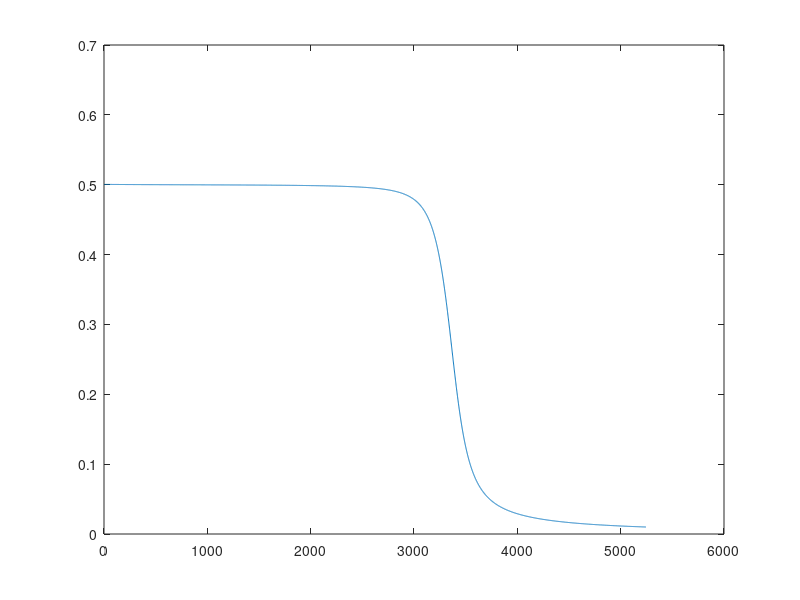

Source code (MATLAB):
function nn()
    %set non-random seed
    rng(1);
    global ANNType eta
    ANNType = 'sigmoid'; % 'ReLU'; % 'tanh'; % 'SiLU'; % 'softplus'; % 'Gaussian'; % 'linear'; % 'sin'; % 'quadratic'; % 
    fTol = 0.01; % Tolerance
    eta = 0.1;
    % set neurons per layer, for example [20, 20, 20] means three layers of
    % 20 neurons each
    nHidLayer =  [5 7 5 3]; 
%% JBG ANN implementation
    nExample = 0.1;
    switch nExample 
        case 0
            mTrainInput = [1; 2; -1; -2]; 
            %mTrainInput = (mTrainInput - mean(mTrainInput) ) ./ std(mTrainInput);
            mTrainOut = [1; 1; 0; 0];
            mTestInput = [3; 4; -3; -4];
            %mTestInput = (mTestInput / max(mTestInput) - 1)  * 3 ;
            mTestOut = [1; 1; 0; 0];
        case 0.1
            mTrainInput = [1, 1; 2, 1; -1, -1; -2, -1]; 
            %mTrainInput = (mTrainInput / max(mTrainInput) - 1) * 3  ;
            mTrainOut = [1; 1; 0; 0];
            mTestInput = [3, 1; 4, 1; -3, -1; -4, -1];
            %mTestInput = (mTestInput / max(mTestInput) - 1)  * 3 ;
            mTestOut = [1; 1; 0; 0];
        case 0.2
            mTrainInput = [1, 1, 1; 2, 1, 1; -1, 1, 1; -2, 1, 1]; 
            %mTrainInput = (mTrainInput / max(mTrainInput) - 1) * 3  ;
            mTrainOut = [1; 1; 0; 0];
            mTestInput = [3, 1, 1; 4, 1, 1; -3, 1, 1; -4, 1, 1];
            %mTestInput = (mTestInput / max(mTestInput) - 1)  * 3 ;
            mTestOut = [1; 1; 0; 0];
        case 1
            mTrainInput = [1 3; -1 -5]; 
            mTrainOut = [1; 0];
            mTestInput = [2 4; -1 -3];
            mTestOut = [1; 0];
        case 2
            m=5; n = 10; 
            % Normal random numbers:  normrnd(mu, sigma,...)
            mTrainInput = [normrnd(0,1,[m,n]); normrnd(10,1,[m,n])]; 
            mTrainOut = [ones(m,1); zeros(m,1)];
            mTestInput = [normrnd(0,1,[m,n]); normrnd(10,1,[m,n])];
            mTestOut = [ones(m,1); zeros(m,1)];
        case 3
            [mTrainInput, mTrainOut, mTestInput, mTestOut] = natalityData();
    end
    % Configure ANN
    nInputSize = size(mTrainInput,2);
    nOutSize = size(mTrainOut,2);
    mArchitecture = [nInputSize,...
                    nHidLayer,...
                    nOutSize];
    cSyn = funSynapseInitialization(mArchitecture);
    funTestAccuracy(cSyn,mTrainInput,mTrainOut,mTestInput,mTestOut)
         
    er=[]
    for i=[1:100000]
        %disp('----------------------')
        layer = funFeedForward(cSyn,mTrainInput);
        [o, fErr] = funBackPropagation(cSyn,layer,mTrainOut);
        cSyn = o;
        er = [er; fErr];
        if fErr<fTol
            fprintf("Stopping at error: %f error\n", fErr)
            break
        end  
        %print out debug data
        if i==1 || mod(i,100000) == 0
            fprintf("\titer=%.0f, Error: %f\n", i, fErr)
            disp(layer{end})
        end 
    end
    plot(er)
    funTestAccuracy(cSyn,mTrainInput,...
        mTrainOut,mTestInput,mTestOut)

    if fErr>fTol
        fprintf("Value Below Tolerance not found, please adjust alpha\n\n")
    else
        fprintf("Stopped at iteration: %f \n", i)
        fprintf("Value Below Tolerance found: %f\n\n", fErr)
    end
%% MATLAB ANN toolbox
    %singleNeuron;
    %customNeuron;
    %linearPerceptronSeparator()
    %fourClassPerceptronClassification()
end

function cSyn = funSynapseInitialization(mArchitecture)
    cSyn = {};
    for i = 1:length(mArchitecture)-1
        %initialize random synapse weights with a mean of 0 in [-1,1]
        cSyn{i} = 2*rand(mArchitecture(i),mArchitecture(i+1)) - 1;
    end
end

function layer = funFeedForward(cSyn,mTrainInput)
    layer = {mTrainInput};
    %disp('Feed forward layer')
    for i = 1:length(cSyn)
        layer{i+1} = funActivation(layer{i}, cSyn{i}); 
    end    
end

function [cSyn, fErr] = funBackPropagation(cSyn,layer,mTrainOut)
    global eta 
    layer_error = {};
    layer_delta = {};
    for i = length(layer):-1:1
        if i== length(layer)
            layer_error{i} = layer{end} - mTrainOut;
        else
            layer_error{i} = layer_delta{i+1}*cSyn{i}.';
        end
        layer_delta{i} = layer_error{i}.*funActivationDerivative(layer{i});
    end
    %adjust values via gradient descent
    for i = length(cSyn):-1:1
        cSyn{i} = cSyn{i} - eta.*(layer{i}.'*layer_delta{i+1});
    end
    %Record error
    fErr = mean(abs(layer_error{end}));
end

function funTestAccuracy(cSyn,mTrainInput,...
        mTrainOut,mTestInput,mTestOut)
    %check for accuracy w.r.t. training data
    layer = funFeedForward(cSyn,mTrainInput);
    disp("Test  Output                          :"); 
    disp(layer{end});
    err = immse(layer{end}, mTrainOut);
    fprintf("Mean Squared Error with Training data : %f\n", err)
    %check for accuracy w.r.t. training data
    layer = funFeedForward(cSyn,mTestInput);
    err = immse(layer{end}, mTestOut);
    fprintf("Mean Squared Error with Testing data  : %f\n", err)
end



function out = funActivation(layer, synapse)
    global ANNType 
    x = layer*synapse;
    switch ANNType
        case 'linear'
            out = x;
        case 'quadratic'
            out = x.^2;
        case'sin'
            out = sin(x); 
        case 'sigmoid'
            out = 1 ./ (1+exp(-x)); 
        case'tanh'
            out = (exp(x) - exp(-x)) ./ (exp(x) + exp(-x)); 
        case 'SiLU'
            out = x./(1 + exp(-x)); 
        case 'Gaussian'
            out = exp(-x.^2);
        case 'softplus'
            out = log(1+exp(x));
        case 'ReLU'
            out = relu(x);
    end    
end

function g = relu(z)
    g = max(0,z);
end

function out = funActivationDerivative(x)
    global ANNType 
    switch ANNType
        case 'linear'
            out = 1;
        case 'quadratic'
            out = 2*x;
        case 'sin'
            out = cos(x); 
        case 'sigmoid'
            out = (exp(-x) ./ (exp(-x) + 1).^2); 
        case'tanh'
            out = 1- ((exp(x) - exp(-x)) ./ (exp(x) + exp(-x))) .^2; 
        case 'SiLU'
            out = (1 + exp(-x) + x.*exp(-x)) ./ (1 + exp(-x)).^2; 
        case 'Gaussian'
            out = -2.*x.*exp(-x.^2);
        case 'softplus'
            out = 1./(1+exp(-x));
        case 'ReLU'
            out = reluGradient(x);
    end    
end

function z = reluGradient(z)
    z(z>=0) = 1;
    z(z<0) = 0;
end
%% Natality data
function [mTrainInput, mTrainOut, ...
    mTestInput, mTestOut] = natalityData()
%{
USING FERTILITY DATASET
1 - Season in which the analysis was performed. 1) winter, 2) spring, 3) Summer, 4) fall. (-1, -0.33, 0.33, 1)
2 - Age at the time of analysis. 18-36 (0, 1)
3 - Childhood diseases (ie , chicken pox, measles, mumps, polio) 1) yes, 2) no. (0, 1)
4 - Accident or serious trauma 1) yes, 2) no. (0, 1)
5 - Surgical intervention 1) yes, 2) no. (0, 1)
6 - High fevers in the last year 1) less than three months ago, 2) more than three months ago, 3) no. (-1, 0, 1)
7 - Frequency of alcohol consumption 1) several times a day, 2) every day, 3) several times a week, 4) once a week, 5) hardly ever or never (0, 1)
8 - Smoking habit 1) never, 2) occasional 3) daily. (-1, 0, 1)
9 - Number of hours spent sitting per day ene-16 (0, 1)
10 - Output: Diagnosis normal (N-->0), altered (O-->1)
%}
% input data
    filename = 'fertility_Diagnosis.csv';
    delimiterIn = ',';
    Data = importdata(filename,delimiterIn);
    
    % create training and testing matrices
    [entries, attributes] = size(Data);
    entries_breakpoint = round(entries*.50); %set breakpoint for training and testing data at 90% of dataset
    nInputSize=9;
    nOutSize=attributes-nInputSize;
    trainingdata = Data(1:entries_breakpoint,:); %truncate first 90% entries for training data
        mTrainInput = trainingdata(:,1:nInputSize); %90%x9 matrix input training data
        mTrainOut = trainingdata(:,nInputSize+1:end); %90:1 matrix output training data
    testingdata = Data(entries_breakpoint:end,:); %truncate last 10 entries for testing data
        mTestInput= testingdata(:,1:nInputSize); %10:9 matrix input testing data
        mTestOut= testingdata(:,nInputSize+1:end); %10:1 matrix output testing data  
     
end
%%
function fourClassPerceptronClassification ()
    % Define data
    close all, clear all, clc, format compact
    % number of samples of each class
    K = 30;
    % define classes
    q = .5; % offset of classes
    A = [rand(1,K)-q; rand(1,K)+q];
    B = [rand(1,K)+q; rand(1,K)+q];
    C = [rand(1,K)+q; rand(1,K)-q];
    D = [rand(1,K)-q; rand(1,K)-q];
    % plot classes
    figure(2); plot([A(1,:);B(1,:);C(1,:);D(1,:)],[A(2,:);B(2,:);C(2,:);D(2,:)],'*')
    figure(1)
    plot(A(1,:),A(2,:),'bs')
    hold on
    grid on
    plot(B(1,:),B(2,:),'r+')
    plot(C(1,:),C(2,:),'go')
    plot(D(1,:),D(2,:),'m*')
    % text labels for classes
    text(.5-q,.5+2*q,'Class A')
    text(.5+q,.5+2*q,'Class B')
    text(.5+q,.5-2*q,'Class C')
    text(.5-q,.5-2*q,'Class D')
    % define output coding for classes
    a = [0 1]';
    b = [1 1]';
    c = [1 0]';
    d = [0 0]';
    % % Why this coding doesn't work?
    % a = [0 0]';
    % b = [1 1]';
    % d = [0 1]';
    % c = [1 0]';
    % % Why this coding doesn't work?
    % a = [0 1]';
    % b = [1 1]';
    % d = [1 0]';
    % c = [0 1]';

    %Prepare inputs & outputs for perceptron training
    % define inputs (combine samples from all four classes)
    P = [A B C D];
    % define targets
    T = [repmat(a,1,length(A)) repmat(b,1,length(B)) ...
    repmat(c,1,length(C)) repmat(d,1,length(D)) ];
    %plotpv(P,T);

    %Create a perceptron
    net = perceptron;

    % Train a perceptron 
    E = 1;
    net.adaptParam.passes = 1;
    linehandle = plotpc(net.IW{1},net.b{1});
    n = 0;
    while (sse(E) & n<10000)
    n = n+1;
    [net,Y,E] = adapt(net,P,T);
    linehandle = plotpc(net.IW{1},net.b{1},linehandle);
    drawnow;
    end
    % show perceptron structure
    view(net);

    % How to use trained perceptron
    % For example, classify an input vector of [0.7; 1.2]
    p = [0.7; 1.2]
    y = net(p)
    % compare response with output coding (a,b,c,d)
end

function linearPerceptronSeparator()
    % Define input and output data
    close all, clear all, clc, format compact
    % number of samples of each class
    N = 20;
    % define inputs and outputs
    offset = 5; % offset for second class
    x = [randn(2,N) randn(2,N)+offset]; % inputs
    y = [zeros(1,N) ones(1,N)]; % outputs
    % Plot input samples with PLOTPV (Plot perceptron input/target vectors)
    figure(1)
    plotpv(x,y);

    % Create and train perceptron
    net = perceptron;
    net = train(net,x,y);
    view(net);

    % Plot decision boundary
    figure(1)
    plotpc(net.IW{1},net.b{1});
end

function customNeuron()
    %Define one sample: inputs and outputs
    close all, clear all, clc, format compact
    inputs  = [1:6]' % input vector (6-dimensional pattern)
    outputs = [1 2]' % corresponding target output vector

    %Define and customize network
    % create network
    net = network( ...
    1,          ... % numInputs,    number of inputs,
    2,          ... % numLayers,    number of layers
    [1; 0],     ... % biasConnect,  numLayers-by-1 Boolean vector,
    [1; 0],     ... % inputConnect, numLayers-by-numInputs Boolean matrix,
    [0 0; 1 0], ... % layerConnect, numLayers-by-numLayers Boolean matrix
    [0 1]       ... % outputConnect, 1-by-numLayers Boolean vector
    );
    % View network structure
    view(net)

    %Define topology and transfer function
    % number of hidden layer neurons
    net.layers{1}.size = 5;
    % hidden layer transfer function
    net.layers{1}.transferFcn = 'logsig';
    view(net);
    
    %Configure network
    net = configure(net,inputs,outputs);
    view(net);
    
    %Train net and calculate neuron output
    % initial network response without training
    initial_output = net(inputs)
    % network training
    net.trainFcn = 'trainlm';
    net.performFcn = 'mse';
    net = train(net,inputs,outputs);
    % network response after training
    final_output = net(inputs)
end

function singleNeuron()
    % Neuron weights
    w = [4 -2]
    % Neuron bias
    b = -3
    % Activation function
     func = 'tansig'
    % func = 'purelin'
    % func = 'hardlim'
    % func = 'logsig'

    % Define input vector
    p = [2 3]
    
    % Calculate neuron output
    activation_potential = p*w'+b
    neuron_output = feval(func, activation_potential)
    
    %lot neuron output over the range of inputs 
    [p1,p2] = meshgrid(-10:.25:10);
    z = feval(func, [p1(:) p2(:)]*w'+b );
    z = reshape(z,length(p1),length(p2));
    plot3(p1,p2,z)
    grid on
    xlabel('Input 1')
    ylabel('Input 2')
    zlabel('Neuron output')
end

